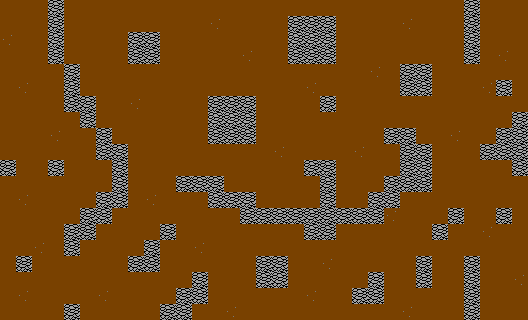

Below is a game level as drawn by its tile map, then a one-line description and the .tmx file that defines it, in full:
An orthogonal 33x20 tile map with 16x16 px tiles, 1 tile layer (tiles) and 11 objects (8x spawn, 2x station_place, player_start).

<map version="1.10" tiledversion="1.10.0" orientation="orthogonal" renderorder="right-down" width="33" height="20" tilewidth="16" tileheight="16" infinite="0" nextlayerid="3" nextobjectid="12">
 <tileset firstgid="1" name="map_5" tilewidth="16" tileheight="16" tilecount="8" columns="8">
  <image source="siege_tileset.png" width="128" height="16" />
  <tile id="0" type="wall" />
  <tile id="1" type="water" />
  <tile id="2" type="lava" />
  <tile id="3" type="dirt" />
  <tile id="4" type="dirt" />
  <tile id="5" type="grass" />
  <tile id="6" type="grass" />
  <tile id="7" type="grass" />
 </tileset>
 <layer id="1" name="tiles" width="33" height="20">
  <data encoding="csv">
5,5,5,1,5,5,5,5,5,5,5,5,5,5,5,5,5,5,5,5,5,5,5,5,5,5,5,5,5,1,5,5,5,
5,5,5,1,5,5,5,5,5,5,5,5,5,4,5,5,5,5,1,1,1,5,5,5,5,4,5,5,5,1,5,5,5,
4,5,5,1,5,5,5,5,1,1,5,5,5,5,5,5,5,5,1,1,1,5,5,5,5,5,5,5,5,1,5,5,5,
5,5,5,1,5,5,5,5,1,1,5,5,5,5,5,4,5,5,1,1,1,5,5,5,5,5,5,5,5,1,5,4,5,
5,5,5,5,1,5,5,5,5,5,5,5,5,5,5,5,5,5,5,5,5,5,5,4,5,1,1,5,5,5,5,5,5,
5,4,5,5,1,5,5,5,5,5,5,5,5,5,5,5,5,5,5,4,5,5,5,5,5,1,1,5,5,5,4,1,5,
5,5,5,5,1,1,5,5,4,5,5,5,5,1,1,1,5,5,5,5,1,5,5,5,5,5,5,5,5,5,5,5,5,
5,5,5,5,5,1,5,5,5,5,5,5,5,1,1,1,5,5,5,5,5,5,5,5,5,5,5,5,5,5,5,5,1,
5,5,5,4,5,5,1,5,5,5,5,5,5,1,1,1,5,5,5,5,5,5,5,5,1,1,5,5,4,5,5,1,1,
5,5,5,5,5,5,1,1,5,5,5,5,5,5,5,5,5,4,5,5,5,5,4,5,5,1,1,5,5,5,1,1,1,
1,5,5,1,5,5,5,1,5,5,5,5,5,5,5,5,5,5,5,1,1,5,5,5,5,1,1,5,5,5,5,5,1,
5,5,5,5,5,5,5,1,5,5,5,1,1,1,5,5,5,5,5,5,1,5,5,5,1,1,1,5,5,5,5,5,5,
5,4,5,5,5,5,1,1,5,4,5,5,5,1,1,1,5,5,5,5,1,5,5,1,1,5,5,5,5,5,5,5,5,
5,5,5,5,5,1,1,5,5,5,5,5,5,5,5,1,1,1,1,1,1,1,1,1,4,5,5,5,1,5,5,1,5,
5,5,5,5,1,1,5,5,5,5,1,5,5,5,5,5,5,5,5,1,1,5,5,5,5,5,5,1,5,5,4,5,5,
5,5,4,5,1,5,5,5,5,1,5,5,4,5,5,5,5,5,5,5,5,5,5,5,5,5,5,5,5,5,5,5,5,
5,1,5,5,5,5,5,5,1,1,5,5,5,5,5,5,1,1,5,5,4,5,5,5,5,5,1,5,5,1,5,5,5,
5,5,5,5,5,5,5,5,5,5,5,5,1,5,5,5,1,1,5,5,5,5,5,1,5,5,1,5,5,1,5,5,4,
5,4,5,5,5,5,4,5,5,5,5,1,1,5,5,5,5,5,5,4,5,5,1,1,5,5,5,5,5,1,5,5,5,
5,5,5,5,1,5,5,5,5,5,1,1,5,5,4,5,5,5,5,5,5,5,5,5,5,4,5,5,5,1,5,5,5
</data>
 </layer>
 <objectgroup id="2" name="objects">
  <object id="1" name="player_start" x="23.875" y="23.375">
   <point />
  </object>
  <object id="2" name="station_place" x="504" y="295.25">
   <point />
  </object>
  <object id="3" name="station_place" x="504.5" y="24.75">
   <point />
  </object>
  <object id="4" name="spawn" x="455.75" y="103.75">
   <point />
  </object>
  <object id="5" name="spawn" x="216" y="39.3333">
   <point />
  </object>
  <object id="6" name="spawn" x="343.334" y="270.667">
   <point />
  </object>
  <object id="7" name="spawn" x="472.667" y="184">
   <point />
  </object>
  <object id="8" name="spawn" x="278" y="136">
   <point />
  </object>
  <object id="9" name="spawn" x="152.667" y="136.667">
   <point />
  </object>
  <object id="11" name="spawn" x="216.667" y="236">
   <point />
  </object>
  <object id="10" name="spawn" x="87.3333" y="279.333">
   <point />
  </object>
 </objectgroup>
</map>